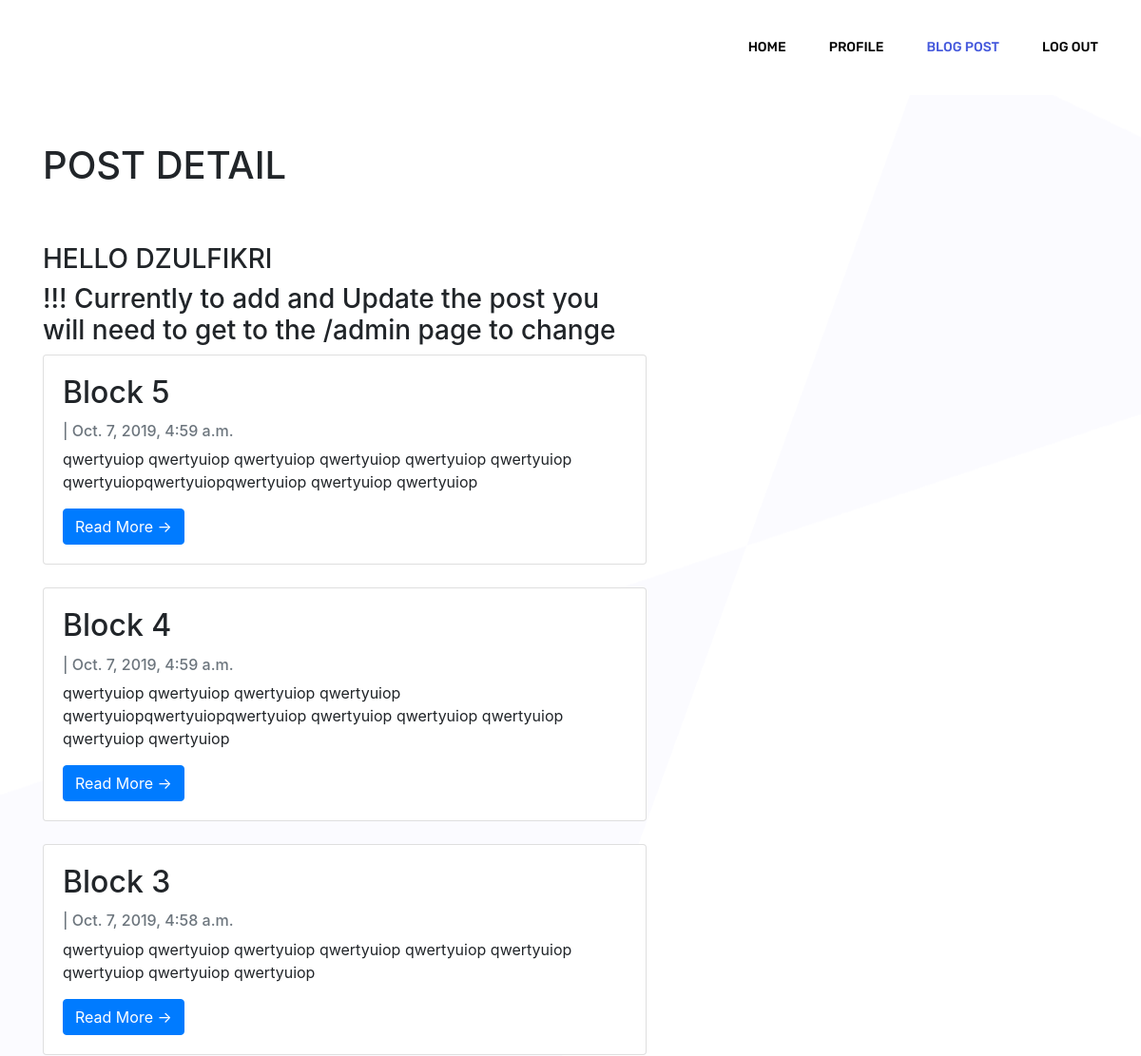
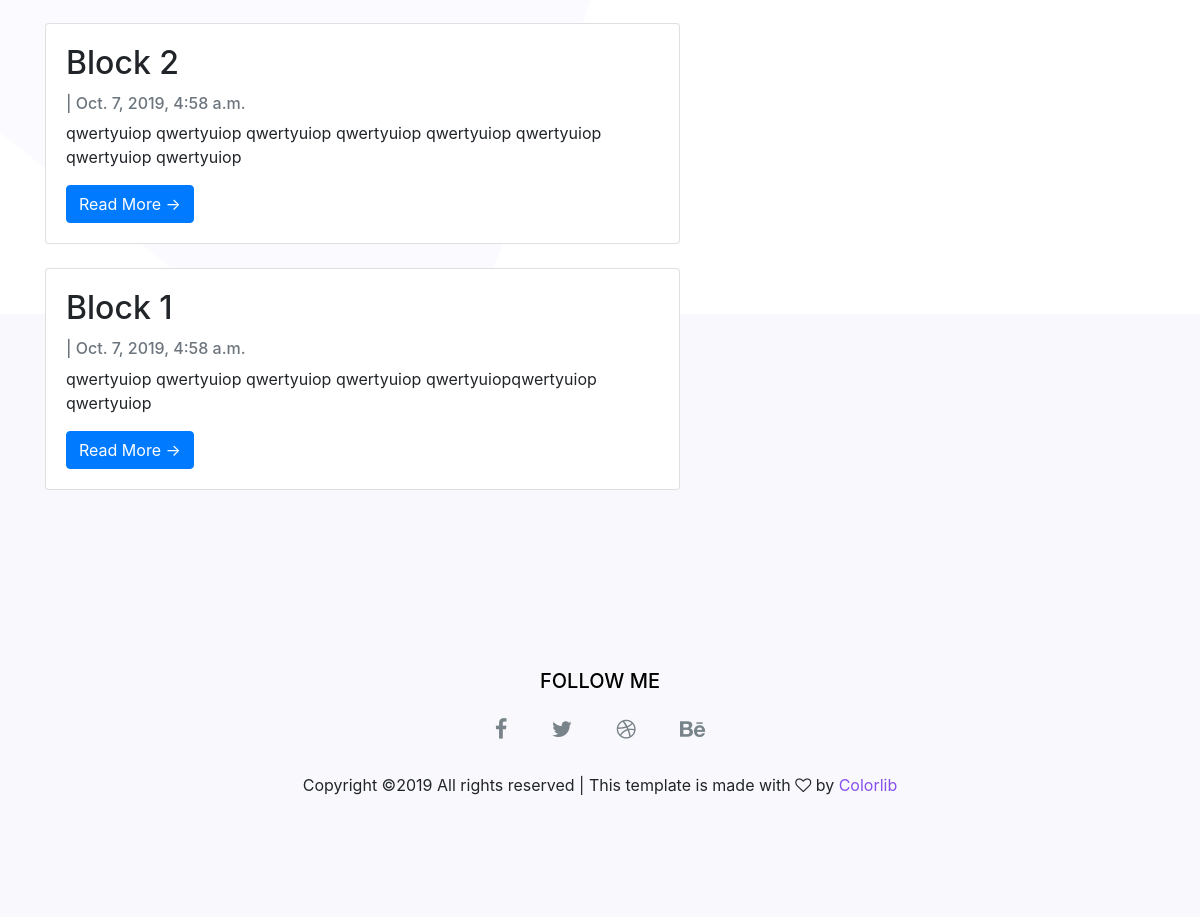
The page /user/post_page/ (signed in) on the database its author committed (2 pictures, top to bottom).
### user/models.py (models this page shows, shortened)
class CustomUser(AbstractBaseUser):
	email 					= models.EmailField(verbose_name="email", max_length=60, unique=True)
	username 				= models.CharField(max_length=30, unique=True)
	date_joined				= models.DateTimeField(verbose_name='date joined', auto_now_add=True)
	last_login				= models.DateTimeField(verbose_name='last login', auto_now=True)
	is_admin				= models.BooleanField(default=False)
	is_active				= models.BooleanField(default=True)
	is_staff				= models.BooleanField(default=False)
	is_superuser			= models.BooleanField(default=False)
	USERNAME_FIELD = 'email'
	REQUIRED_FIELDS = ['username']
	objects = MyAccountManager()

### blog/models.py (models this page shows, shortened)
class Blog(models.Model):
    title = models.CharField(max_length=200, unique=True)
    slug = models.SlugField(max_length=200, unique=True)
    author = models.ForeignKey(CustomUser, on_delete= models.CASCADE,related_name='blog_posts')
    updated_on = models.DateTimeField(auto_now= True)
    content = models.TextField()
    created_on = models.DateTimeField(auto_now_add=True)
    status = models.IntegerField(choices=STATUS, default=0)
    class Meta:
        ordering = ['-created_on']

### user/views.py (the view)
# urls.py: path('post_page/', views.PostList, name='post_page'),
@login_required(login_url='/user/login/')
def PostList(request):
	context = {}
	user = CustomUser.objects.filter()[:1].get()
	queryset = Blog.objects.filter(status=1).order_by('-created_on')
	context['user'] = user
	context['query'] = queryset
	return render(request, "user/post_detail.html", context)

### templates/user/post_detail.html
{% extends 'base.html' %}
{% block navigation%}
<li class="nav-item"><a class="nav-link" href="{% url 'loggedInUser' %}">Home</a></li>
<li class="nav-item"><a class="nav-link" href="{% url 'logout' %}">Profile</a></li>
<li class="nav-item active"><a class="nav-link" href="{% url 'post_page' %}">Blog Post</a></li>
<li class="nav-item"><a class="nav-link" href="{% url 'logout' %}">Log Out</a></li>
{% endblock %}
{% block content %}
			<div class="container" style="padding-top:150px;">
				<div class="row">
					<div class="col-lg-7">
						<div class="banner_content">
                            <h1 class="text-uppercase" style="padding-bottom:50px;">Post Detail</h1>
							<h3 class="text-uppercase">Hello {{ user.username }}</h3>
                            <h3>!!! Currently to add and Update the post you will need to get to the /admin page to change</h3>
                            {% for post in query %}
                                <div class="card mb-4">
                                    <div class="card-body">
                                        <h2 class="card-title">{{ post.title }}</h2>
                                        <p class="card-text text-muted h6">{{ post.Author }} | {{ post.created_on}} </p>
                                        <p class="card-text">{{post.content|slice:":200" }}</p>
                                        <a href="{% url 'post_detail' post.slug  %}" class="btn btn-primary">Read More &rarr;</a>
                                    </div>
                                </div>
                            {% endfor %}
						</div>
					</div>
				</div>
			</div>
{% endblock %}

### templates/base.html (shortened to what this page needs)
{% load static %}
<html>
    <head>
        {% include "head.html" %}
    </head>
    <body>
		<header class="header_area">
            <div class="main_menu">
                <nav class="navbar navbar-expand-lg navbar-light">
                    <div class="container">
                        <div class="collapse navbar-collapse offset" id="navbarSupportedContent">
                            <ul class="nav navbar-nav menu_nav justify-content-end">
                                {% block navigation %}
                                {% endblock %}
                            </ul>
                        </div>
                    </div>
                </nav>
            </div>
        </header>
		{% block content %}{% endblock content %}
		{% include "footer.html" %}
    </body>
</html>

### templates/head.html (shortened to what this page needs)
{% load static %}
<link rel="stylesheet" type="text/css" href="{% static 'css/style.css' %}">
<link rel="stylesheet" type="text/css" href="{% static 'css/bootstrap.css' %}">
<link rel="stylesheet" type="text/css" href="{% static 'vendors/linericon/style.css' %}">
<link rel="stylesheet" type="text/css" href="{% static 'css/font-awesome.min.css' %}">
<link rel="stylesheet" type="text/css" href="{% static 'vendors/owl-carousel/owl.carousel.min.css' %}">
<link rel="stylesheet" type="text/css" href="{% static 'css/magnific-popup.css' %}">
<link rel="stylesheet" href="{% static 'vendors/nice-select/css/nice-select.css' %}">

### templates/footer.html (shortened to what this page needs)
{% load static %}
<footer class="footer_area">
		<div class="container">
			<div class="row justify-content-center">
				<div class="col-lg-12">
					<div class="footer_top flex-column">
						<div class="footer_logo">
							<h4>Follow Me</h4>
						</div>
						<div class="footer_social">
							<a href="#"><i class="fa fa-facebook"></i></a>
							<a href="#"><i class="fa fa-twitter"></i></a>
							<a href="#"><i class="fa fa-dribbble"></i></a>
							<a href="#"><i class="fa fa-behance"></i></a>
						</div>
					</div>
				</div>
			</div>
			<div class="row footer_bottom justify-content-center">
				<p class="col-lg-8 col-sm-12 footer-text">
Copyright &copy;<script>document.write(new Date().getFullYear());</script> All rights reserved | This template is made with <i class="fa fa-heart-o" aria-hidden="true"></i> by <a href="https://colorlib.com" target="_blank">Colorlib</a>
</p>
			</div>
		</div>
	</footer>

### templates/scripts.html (shortened to what this page needs)
{% load static %}

### rows shown on the page
CustomUser: username "DZULFIKRI"
Blog: title "Block 5", created_on "Oct. 7, 2019, 4:59 a.m.", content "qwertyuiop qwertyuiop qwertyuiop qwertyuiop qwertyuiop qwertyuiop qwertyuiopqwertyuiopqwertyuiop qwertyuiop qwertyuiop"
Blog: title "Block 4", created_on "Oct. 7, 2019, 4:59 a.m.", content "qwertyuiop qwertyuiop qwertyuiop qwertyuiop qwertyuiopqwertyuiopqwertyuiop qwertyuiop qwertyuiop qwertyuiop qwertyuiop qwertyuiop"
Blog: title "Block 3", created_on "Oct. 7, 2019, 4:58 a.m.", content "qwertyuiop qwertyuiop qwertyuiop qwertyuiop qwertyuiop qwertyuiop qwertyuiop qwertyuiop qwertyuiop"
Blog: title "Block 2", created_on "Oct. 7, 2019, 4:58 a.m.", content "qwertyuiop qwertyuiop qwertyuiop qwertyuiop qwertyuiop qwertyuiop qwertyuiop qwertyuiop"
Blog: title "Block 1", created_on "Oct. 7, 2019, 4:58 a.m.", content "qwertyuiop qwertyuiop qwertyuiop qwertyuiop qwertyuiopqwertyuiop qwertyuiop"
